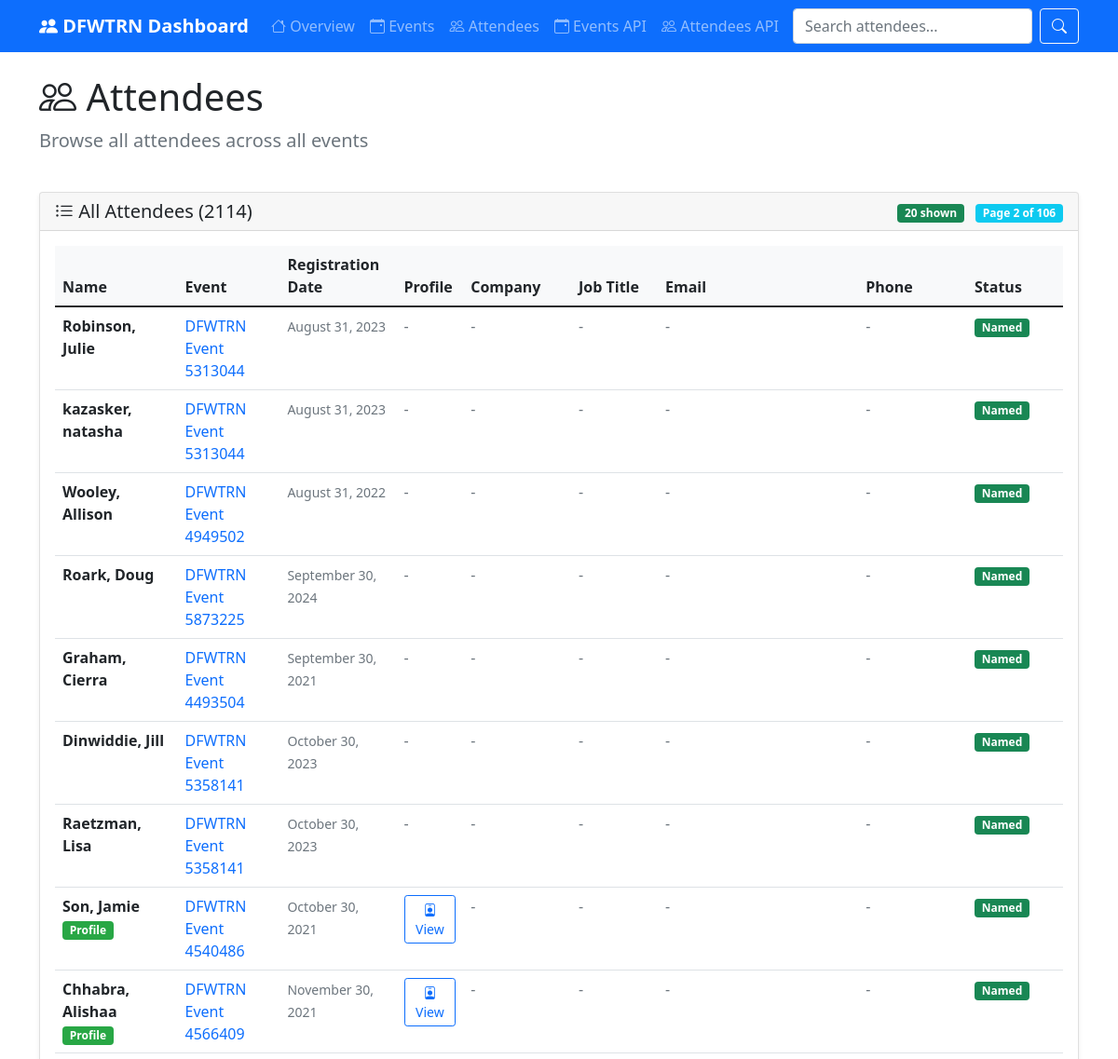
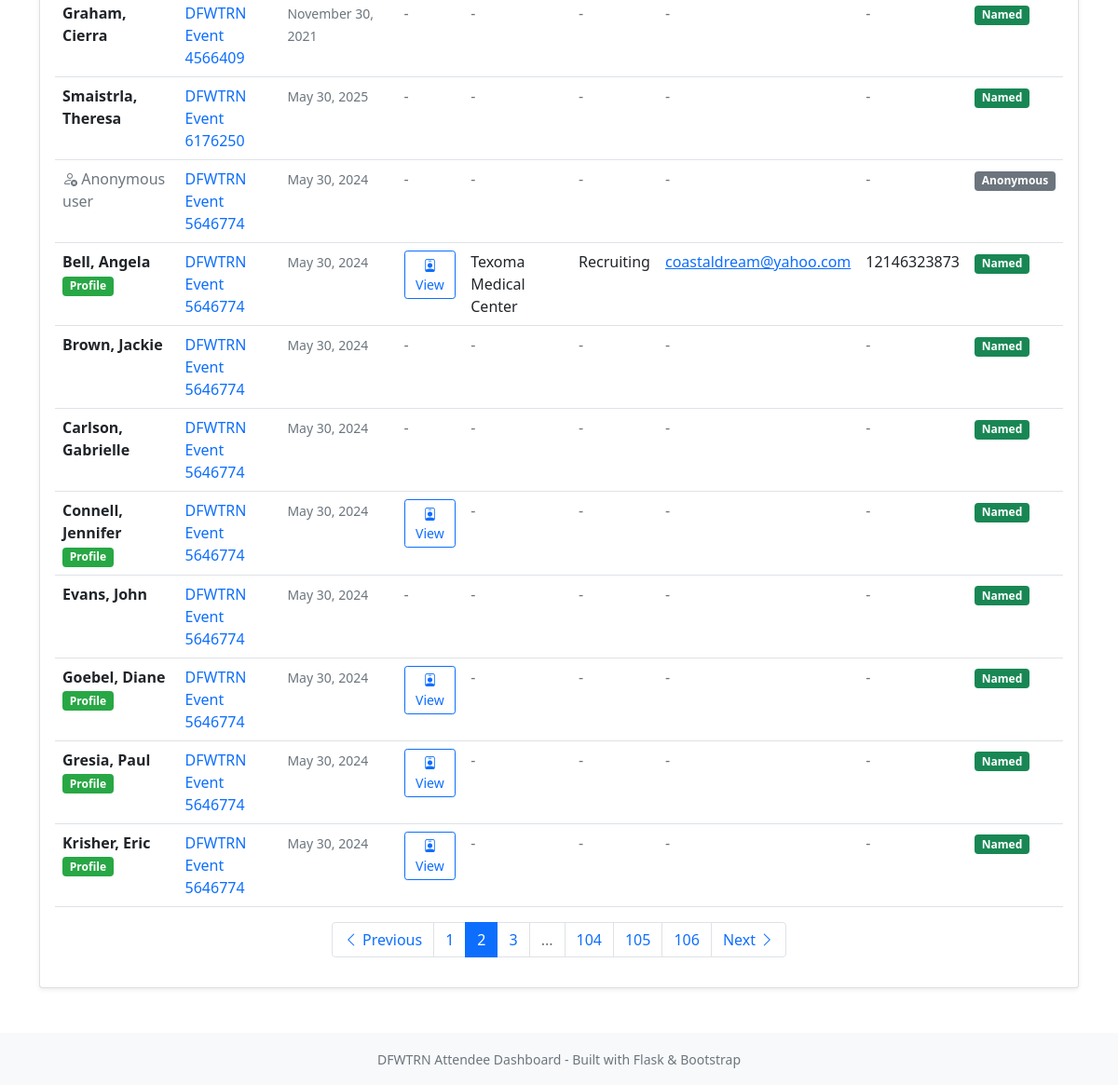
The page /attendees?page=2 on the database its author committed (2 pictures, top to bottom).
### tables this page shows
CREATE TABLE attendees (
    id INTEGER PRIMARY KEY AUTOINCREMENT,
    event_id INTEGER,
    event_date TEXT,
    full_name TEXT,
    first_name TEXT,
    last_name TEXT,
    profile_url TEXT,
    is_anonymous BOOLEAN DEFAULT FALSE,
    guest_count INTEGER DEFAULT 0,
    created_at TIMESTAMP DEFAULT CURRENT_TIMESTAMP,
    UNIQUE(event_id, full_name, event_date)
);

CREATE TABLE events (
    id INTEGER PRIMARY KEY,
    event_name TEXT,
    event_date TEXT,
    event_url TEXT,
    total_attendees INTEGER,
    created_at TIMESTAMP DEFAULT CURRENT_TIMESTAMP
);

CREATE TABLE attendee_profiles (
    id INTEGER PRIMARY KEY AUTOINCREMENT,
    attendee_id INTEGER,
    profile_url TEXT UNIQUE,
    email TEXT,
    phone TEXT,
    company TEXT,
    job_title TEXT,
    bio TEXT,
    member_since TEXT,
    location TEXT,
    skills TEXT,
    certifications TEXT,
    last_updated TIMESTAMP DEFAULT CURRENT_TIMESTAMP,
    FOREIGN KEY (attendee_id) REFERENCES attendees(id)
);

### attendee_dashboard.py (the view)
@app.route('/attendees')
def attendees():
    page = request.args.get('page', 1, type=int)
    per_page = 20
    offset = (page - 1) * per_page
    db = get_db()
    attendees = db.execute('''
        SELECT a.*, ap.email, ap.company, ap.job_title, ap.phone, e.event_name
        FROM attendees a
        LEFT JOIN attendee_profiles ap ON a.id = ap.attendee_id
        LEFT JOIN events e ON a.event_id = e.id
        ORDER BY a.event_date DESC, a.full_name
        LIMIT ? OFFSET ?
    ''', (per_page, offset)).fetchall()
    total_attendees = db.execute('SELECT COUNT(*) FROM attendees').fetchone()[0]
    total_pages = (total_attendees + per_page - 1) // per_page
    db.close()
    return render_template('attendees.html', attendees=attendees, page=page, total_pages=total_pages, total_attendees=total_attendees)

### attendee_dashboard.py (called while the page is built)
def get_db():
    db = sqlite3.connect(app.config['DATABASE'])
    db.row_factory = sqlite3.Row
    return db

@app.template_filter('date_format')
def date_format(value):
    if not value:
        return ''
    try:
        dt = datetime.strptime(value, '%d %b %Y')
        return dt.strftime('%B %d, %Y')
    except:
        return value

### templates/attendees.html (shortened to what this page needs)
{% extends "base.html" %}
{% block content %}
<div class="row mb-4">
    <div class="col">
        <h1 class="display-6">
            <i class="bi bi-people"></i> Attendees
        </h1>
        <p class="lead text-muted">Browse all attendees across all events</p>
    </div>
</div>
<div class="row">
    <div class="col-12">
        <div class="card">
            <div class="card-header d-flex justify-content-between align-items-center">
                <h5 class="card-title mb-0">
                    <i class="bi bi-list-ul"></i> All Attendees ({{ total_attendees }})
                </h5>
                <div>
                    <span class="badge bg-success me-2">{{ attendees | length }} shown</span>
                    <span class="badge bg-info">Page {{ page }} of {{ total_pages }}</span>
                </div>
            </div>
            <div class="card-body">
                {% if attendees %}
                <div class="table-responsive">
                    <table class="table table-hover">
                        <thead>
                            <tr>
                                <th>Name</th>
                                <th>Event</th>
                                <th>Registration Date</th>
                                <th>Profile</th>
                                <th>Company</th>
                                <th>Job Title</th>
                                <th>Email</th>
                                <th>Phone</th>
                                <th>Status</th>
                            </tr>
                        </thead>
                        <tbody>
                            {% for attendee in attendees %}
                            <tr>
                                <td>
                                    {% if attendee.is_anonymous %}
                                        <span class="text-muted">
                                            <i class="bi bi-person-x"></i> Anonymous user
                                        </span>
                                    {% else %}
                                        <strong>{{ attendee.full_name }}</strong>
                                        {% if attendee.profile_url %}
                                            <span class="badge profile-badge">Profile</span>
                                        {% endif %}
                                    {% endif %}
                                </td>
                                <td>
                                    {% if attendee.event_name %}
                                        <a href="{{ url_for('event_detail', event_id=attendee.event_id) }}" class="text-decoration-none">
                                            {{ attendee.event_name }}
                                        </a>
                                    {% else %}
                                        <span class="text-muted">Event {{ attendee.event_id }}</span>
                                    {% endif %}
                                </td>
                                <td>
                                    <small class="text-muted">{{ attendee.event_date | date_format }}</small>
                                </td>
                                <td>
                                    {% if attendee.profile_url %}
                                        <a href="{{ url_for('attendee_detail', attendee_id=attendee.id) }}" class="btn btn-sm btn-outline-primary">
                                            <i class="bi bi-person-badge"></i> View
                                        </a>
                                    {% else %}
                                        <span class="text-muted">-</span>
                                    {% endif %}
                                </td>
                                <td>
                                    {% if attendee.company %}
                                        {{ attendee.company }}
                                    {% else %}
                                        <span class="text-muted">-</span>
                                    {% endif %}
                                </td>
                                <td>
                                    {% if attendee.job_title %}
                                        {{ attendee.job_title }}
                                    {% else %}
                                        <span class="text-muted">-</span>
                                    {% endif %}
                                </td>
                                <td>
                                    {% if attendee.email %}
                                        <a href="mailto:{{ attendee.email }}">{{ attendee.email }}</a>
                                    {% else %}
                                        <span class="text-muted">-</span>
                                    {% endif %}
                                </td>
                                <td>
                                    {% if attendee.phone %}
                                        {{ attendee.phone }}
                                    {% else %}
                                        <span class="text-muted">-</span>
                                    {% endif %}
                                </td>
                                <td>
                                    {% if attendee.is_anonymous %}
                                        <span class="badge anonymous-badge">Anonymous</span>
                                    {% else %}
                                        <span class="badge bg-success">Named</span>
                                    {% endif %}
                                </td>
                            </tr>
                            {% endfor %}
                        </tbody>
                    </table>
                </div>
                {% if total_pages > 1 %}
                <nav aria-label="Attendee pagination">
                    <ul class="pagination justify-content-center">
                        {% if page > 1 %}
                        <li class="page-item">
                            <a class="page-link" href="{{ url_for('attendees', page=page-1) }}">
                                <i class="bi bi-chevron-left"></i> Previous
                            </a>
                        </li>
                        {% endif %}
                        {% for p in range(1, total_pages + 1) %}
                            {% if p == page %}
                            <li class="page-item active">
                                <span class="page-link">{{ p }}</span>
                            </li>
                            {% elif p <= 3 or p > total_pages - 3 or (p >= page - 1 and p <= page + 1) %}
                            <li class="page-item">
                                <a class="page-link" href="{{ url_for('attendees', page=p) }}">{{ p }}</a>
                            </li>
                            {% elif p == 4 and page > 5 %}
                            <li class="page-item disabled">
                                <span class="page-link">...</span>
                            </li>
                            {% elif p == total_pages - 3 and page < total_pages - 4 %}
                            <li class="page-item disabled">
                                <span class="page-link">...</span>
                            </li>
                            {% endif %}
                        {% endfor %}
                        {% if page < total_pages %}
                        <li class="page-item">
                            <a class="page-link" href="{{ url_for('attendees', page=page+1) }}">
                                Next <i class="bi bi-chevron-right"></i>
                            </a>
                        </li>
                        {% endif %}
                    </ul>
                </nav>
                {% endif %}
                {% else %}
                <p class="text-muted">No attendees found.</p>
                {% endif %}
            </div>
        </div>
    </div>
</div>
{% endblock %}

### templates/base.html (style rules this page uses)
.card { box-shadow: 0 0.125rem 0.25rem rgba(0, 0, 0, 0.075); }
.table th { background-color: #f8f9fa; }
.anonymous-badge { background-color: #6c757d; }
.profile-badge { background-color: #28a745; }

### rows shown on the page
attendees: full_name "Robinson, Julie", event_name "DFWTRN Event 5313044", event_date "August 31, 2023", is_anonymous "Named"
attendees: full_name "kazasker, natasha", event_name "DFWTRN Event 5313044", event_date "August 31, 2023", is_anonymous "Named"
attendees: full_name "Wooley, Allison", event_name "DFWTRN Event 4949502", event_date "August 31, 2022", is_anonymous "Named"
attendees: full_name "Roark, Doug", event_name "DFWTRN Event 5873225", event_date "September 30, 2024", is_anonymous "Named"
attendees: full_name "Graham, Cierra", event_name "DFWTRN Event 4493504", event_date "September 30, 2021", is_anonymous "Named"
attendees: full_name "Dinwiddie, Jill", event_name "DFWTRN Event 5358141", event_date "October 30, 2023", is_anonymous "Named"
attendees: full_name "Raetzman, Lisa", event_name "DFWTRN Event 5358141", event_date "October 30, 2023", is_anonymous "Named"
attendees: full_name "Son, Jamie", shows "Profile", event_name "DFWTRN Event 4540486", event_date "October 30, 2021", is_anonymous "Named"
attendees: full_name "Chhabra, Alishaa", shows "Profile", event_name "DFWTRN Event 4566409", event_date "November 30, 2021", is_anonymous "Named"
attendees: full_name "Graham, Cierra", event_name "DFWTRN Event 4566409", event_date "November 30, 2021", is_anonymous "Named"
attendees: full_name "Smaistrla, Theresa", event_name "DFWTRN Event 6176250", event_date "May 30, 2025", is_anonymous "Named"
attendees: is_anonymous True (drawn), event_name "DFWTRN Event 5646774", event_date "May 30, 2024"
attendee_profiles: full_name "Bell, Angela", shows "Profile", event_name "DFWTRN Event 5646774", event_date "May 30, 2024", company "Texoma Medical Center", job_title "Recruiting", email "coastaldream@yahoo.com", phone "12146323873", shows "Named"
attendees: full_name "Brown, Jackie", event_name "DFWTRN Event 5646774", event_date "May 30, 2024", is_anonymous "Named"
attendees: full_name "Carlson, Gabrielle", event_name "DFWTRN Event 5646774", event_date "May 30, 2024", is_anonymous "Named"
attendees: full_name "Connell, Jennifer", shows "Profile", event_name "DFWTRN Event 5646774", event_date "May 30, 2024", is_anonymous "Named"
attendees: full_name "Evans, John", event_name "DFWTRN Event 5646774", event_date "May 30, 2024", is_anonymous "Named"
attendees: full_name "Goebel, Diane", shows "Profile", event_name "DFWTRN Event 5646774", event_date "May 30, 2024", is_anonymous "Named"
attendees: full_name "Gresia, Paul", shows "Profile", event_name "DFWTRN Event 5646774", event_date "May 30, 2024", is_anonymous "Named"
attendees: full_name "Krisher, Eric", shows "Profile", event_name "DFWTRN Event 5646774", event_date "May 30, 2024", is_anonymous "Named"

### other values the page prints
{{ total_attendees }} "2114"
{{ attendees | length }} "20"
{{ page }} "2"
{{ total_pages }} "106"
{{ p }} "1" "3" "104" "105" "106"
{{ p }} "2"
